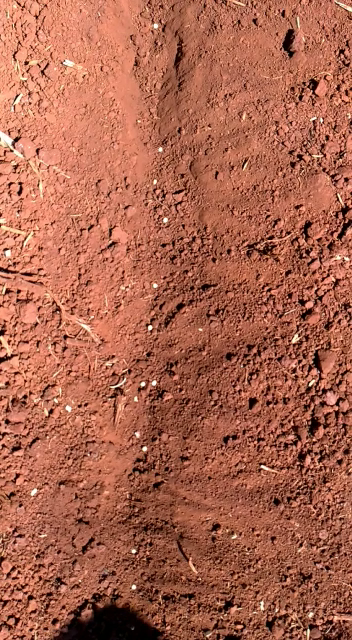
#> input picture frame 1 of videosemente1.mp4, 352 x 640 px, given in place of videosemente.mp4, which was not available
$ python trackmovie.py   (Python 2 division)   (older library calls are emulated)
#> lines starting #> are read from the running program, lines starting #| are printed output that depends on the picture; after the words box and inside, x2 and y2 are one past the last pixel; in counts of white or black regions, pixels touching at a corner belong together; pictures that were not available may be replaced by others from this repository, and a replacement may not be noted
#!/usr/bin/python


from imutils import contours
import imutils
import numpy as np
import cv2
import datetime
from matplotlib import pyplot as plt


if __name__ == "__main__":
   cap= cv2.VideoCapture('videosemente.mp4')

   while (cap.isOpened()):

        ret, rgb= cap.read()
#> rgb is the input picture: shape (640, 352, 3); mean B, G, R 78.2, 100.8, 170.8
	s= rgb.shape
#> s = (640, 352, 3)
	rgb= rgb[0:171, 0:s[1]]
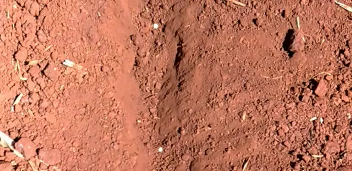
#> rgb: shape (171, 352, 3); mean B, G, R 93.7, 119.3, 194.2
	s= rgb.shape
#> s = (171, 352, 3)

	gray= np.ndarray(shape=(s[0], s[1]), dtype=np.uint8)
	print gray.shape
#| (171, 352)
	for i in range (0, s[0]-1):
		for j in range (0,s[1]):
			r= 0*rgb[i,j, 0] + 0*rgb[i,j, 1] +1*rgb[i,j, 2]

			if (r > 255) :
				 r=255

			gray[i,j]= r
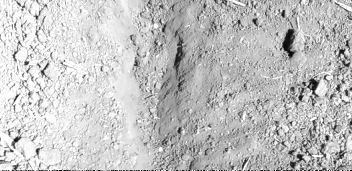
#> gray: shape (171, 352); min 0, max 255, mean 193.8
			#print r

        #lets try to clean the image, a very naive dilate algorithm
#	for i in range (0, s[0]-1):
#		for j in range (0,s[1]):
#			 if gray[i,j] < 255 and gray[i,j] > 200:
#		             if (i > 1) and (j < s[1]-1) and (i < s[0]-1) and (j > 1):
#		                 if (gray[i-1, j] == 255) or (gray[i+1, j] == 255) or (gray[i, j-1] == 255) or (gray[i, j+1] ==255):
#		                     gray[i+1, j] =255;
#		                     gray[i-1, j] =255;
#		                     gray[i, j-1] =255;
#		                     gray[i, j+1] =255;
#		                     gray[i, j] =255;
#			 if gray[i,j] < 20 :
#		             if (i > 1) and (j < s[1]-1) and (i < s[0]-1) and (j > 1):
#		                 if (gray[i-1, j] == 0) or (gray[i+1, j] == 0) or (gray[i, j-1] == 0) or (gray[i, j+1] ==0):
#		                     gray[i+1, j] =0;
#		                     gray[i-1, j] =0;
#		                     gray[i, j-1] =0;
#		                     gray[i, j+1] =0;
#		                     gray[i, j] =0;

	#dilate
        kernel= np.zeros((3,3),np.uint8)
	grayD=cv2.dilate(gray, kernel, 8)
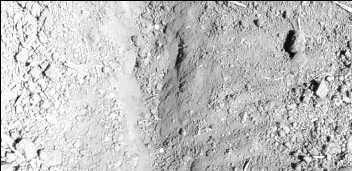
#> grayD: shape (171, 352); min 0, max 255, mean 192.6

	#noise reduction
#	grayN= cv2.fastNlMeansDenoising(gray)

	(T, thresh) = cv2.threshold(grayD, 100, 255, cv2.THRESH_BINARY)
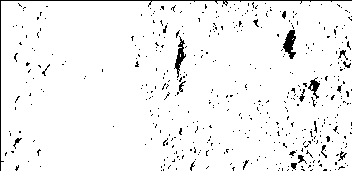
#> thresh: shape (171, 352); 95.5% white; black in thin lines or dots

	grayM= cv2.medianBlur(thresh, 9);
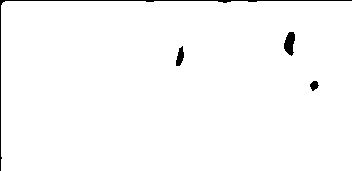
#> grayM: shape (171, 352); 98.5% white; 4 black regions

	# find contours in the image
        _, contours0, hierarchy = cv2.findContours(grayM.copy(), cv2.RETR_LIST, cv2.CHAIN_APPROX_SIMPLE)
#> contours0 = 4 contours; box (x1, y1, x2, y2) and area: (1, 1, 352, 171) 59108, (283, 31, 296, 57) 210, (175, 45, 185, 67) 124, (309, 80, 320, 92) 72
        print len(contours0)
#| 4
	(contours0, boundbox)= contours.sort_contours(contours0, method="right-to-left")
#> boundbox = ((309, 80, 11, 12), (283, 31, 13, 26), (175, 45, 10, 22), (1, 1, 351, 170))
	rgbc= rgb.copy()
	for pic, contour in enumerate(contours0):
	        area = cv2.contourArea(contour) #funcion de opencv que obtiene los contornos
		print area
        	if(area< 500) and (area > 30):
			(x,y),radius = cv2.minEnclosingCircle(contour)
			center = (int(x),int(y))
		 	radius = int(radius)
			print center
			cv2.putText(rgbc, str(int(pic)), (int(x),int(y)),
			cv2.FONT_HERSHEY_PLAIN, 2, (0,0,0),2)
#> this loop made 4 passes
#> (area, x, y, radius, center) on passes 1 to 3: (72.5, 314, 85.5, 5, (314, 85)), (210.5, 291, 43.42, 12, (291, 43)), (124, 179, 55.5, 10, (179, 55))
#> area on pass 4: 59107.5
#| 72.5
#| (314, 85)
#| 210.5
#| (291, 43)
#| 124.0
#| (179, 55)
#| 59107.5
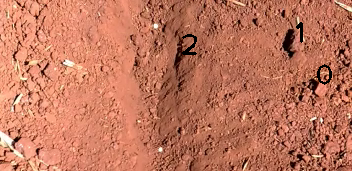
#> rgbc: shape (171, 352, 3); 0.54% of pixels changed, all inside (x1, y1, x2, y2) = (182, 22, 332, 85)

			#cv2.circle(rgbc,center,radius,(0,255,0),5)
			#if (pic < len(contours0) -1):
			#	(x1, y1), radius= cv2.minEnclosingCircle(contours0[pic+1])
			#	cv2.arrowedLine(rgbc, (int(x),int(y)), (int(x1), int(y)), (0,0,0), 3)


	cv2.imshow('countours',rgbc)
	cv2.imshow('segmentation',grayM)
	if cv2.waitKey(1) & 0xFF == ord('q'):
#> (key q is pressed here)
	   break


   cap.release()
   cv2.destroyAllWindows()

$ run again, starting later in the video
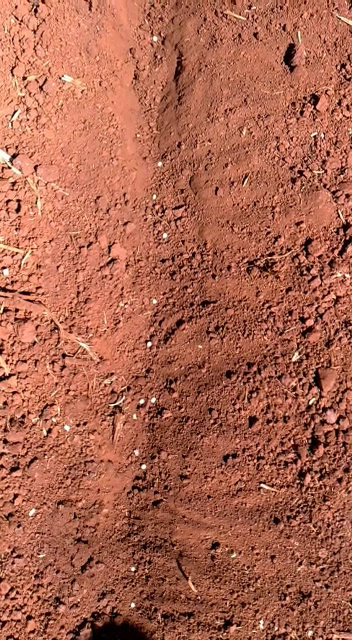
#> input picture frame 5 of videosemente1.mp4, 352 x 640 px, given in place of videosemente.mp4, which was not available
#> rgb is the input picture: shape (640, 352, 3); mean B, G, R 78.9, 101.2, 171.9
#> rgb: shape (171, 352, 3)
#| (171, 352)
#> `(T, thresh) = cv2.threshold(grayD, 100, 255, cv2.THRESH_BINARY)`:
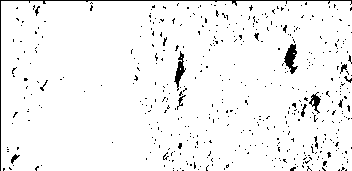
#> thresh: shape (171, 352); 95.6% white; black in thin lines or dots
#> grayM: shape (171, 352); 98.4% white; 4 black regions
#> contours0 = 4 contours; box (x1, y1, x2, y2) and area: (1, 1, 352, 171) 59090, (284, 45, 297, 72) 221, (174, 61, 185, 82) 132, (310, 95, 321, 107) 76
#| 4
#> boundbox = ((310, 95, 11, 12), (284, 45, 13, 27), (174, 61, 11, 21), (1, 1, 351, 170))
#> the loop `for pic, contour in enumerate(contours0):` made 4 passes
#> (area, x, y, radius, center) on pass 1: (76, 315, 100.5, 5, (315, 100))
#> (printed output is left out)
#> after the loop `for pic, contour in enumerate(contours0):`:
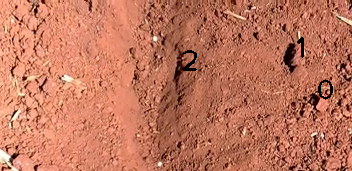
#> rgbc: shape (171, 352, 3); mean B, G, R 93.3, 118.3, 193.1

$ run again, starting later in the video
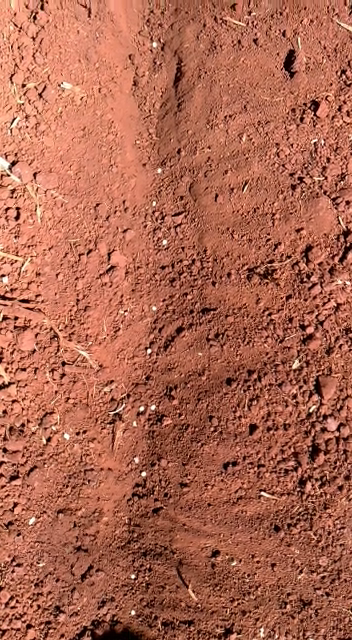
#> input picture frame 9 of videosemente1.mp4, 352 x 640 px, given in place of videosemente.mp4, which was not available
#> rgb is the input picture: shape (640, 352, 3); mean B, G, R 79.7, 102, 173.2
#> rgb: shape (171, 352, 3)
#| (171, 352)
#> `(T, thresh) = cv2.threshold(grayD, 100, 255, cv2.THRESH_BINARY)`:
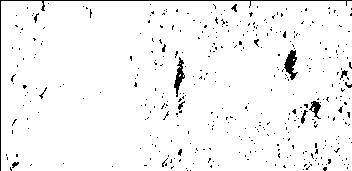
#> thresh: shape (171, 352); 96.1% white; black in thin lines or dots
#> grayM: shape (171, 352); 98.5% white; 4 black regions
#> contours0 = 4 contours; box (x1, y1, x2, y2) and area: (1, 1, 352, 171) 59110, (284, 51, 297, 78) 214, (174, 66, 184, 88) 130, (310, 101, 321, 113) 76
#| 4
#> boundbox = ((310, 101, 11, 12), (284, 51, 13, 27), (174, 66, 10, 22), (1, 1, 351, 170))
#> the loop `for pic, contour in enumerate(contours0):` made 4 passes
#> (area, x, y, radius, center) on passes 1 to 3: (76, 315.5, 106.5, 5, (315, 106)), (214.5, 292, 63.98, 13, (292, 63)), (130, 178.5, 76.5, 10, (178, 76))
#> (printed output is left out)
#> after the loop `for pic, contour in enumerate(contours0):`:
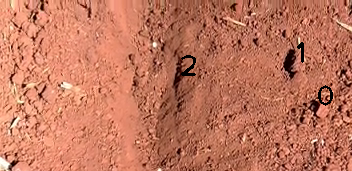
#> rgbc: shape (171, 352, 3); mean B, G, R 93.8, 118.8, 193.7
